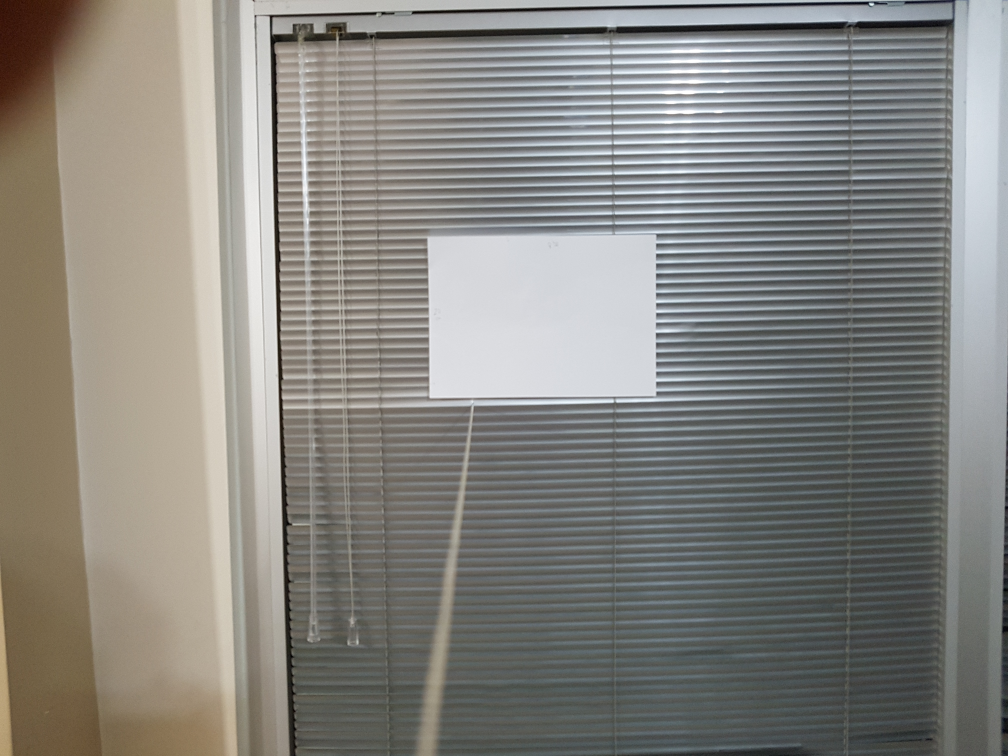
#> input picture finding distance/1metre.jpg, 4032 x 3024 px (shown at 1/4 size)
$ jupyter execute --allow-errors main.ipynb   (older library calls are emulated)
#> lines starting #> are read from the running program, lines starting #| are printed output that depends on the picture; after the words box and inside, x2 and y2 are one past the last pixel; in counts of white or black regions, pixels touching at a corner belong together; long printed decimals are rounded
[cell 1]
import cv2
import numpy as np
from matplotlib import pyplot as plt
import os

[cell 2]
img1 = cv2.imread('1metre.jpg')
#> img1 is the input picture: shape (3024, 4032, 3); mean B, G, R 127.5, 132.6, 134.1
#> (the rest of this cell did not finish here and is left out)

[cell 3]
def show_image(image):
    plt.figure(figsize=(20,10))
    plt.subplot(121),plt.imshow(image)
    plt.show()

#> (a cell that did not finish here is left out)

[cell 5]
def masking(img):
    blur = cv2.GaussianBlur(img, (5, 5), 0)
    hsv = cv2.cvtColor(blur, cv2.COLOR_BGR2HSV)
#> hsv: shape (3024, 4032, 3); mean H, S, V 56.9, 27.8, 138.2
    # change it according to your need !
    lower_white = np.array([75,6,200], dtype=np.uint8)
    upper_white = np.array([120,10,227], dtype=np.uint8)
    # Threshold the RGB image to get only white colors
    mask = cv2.inRange(hsv, lower_white, upper_white)
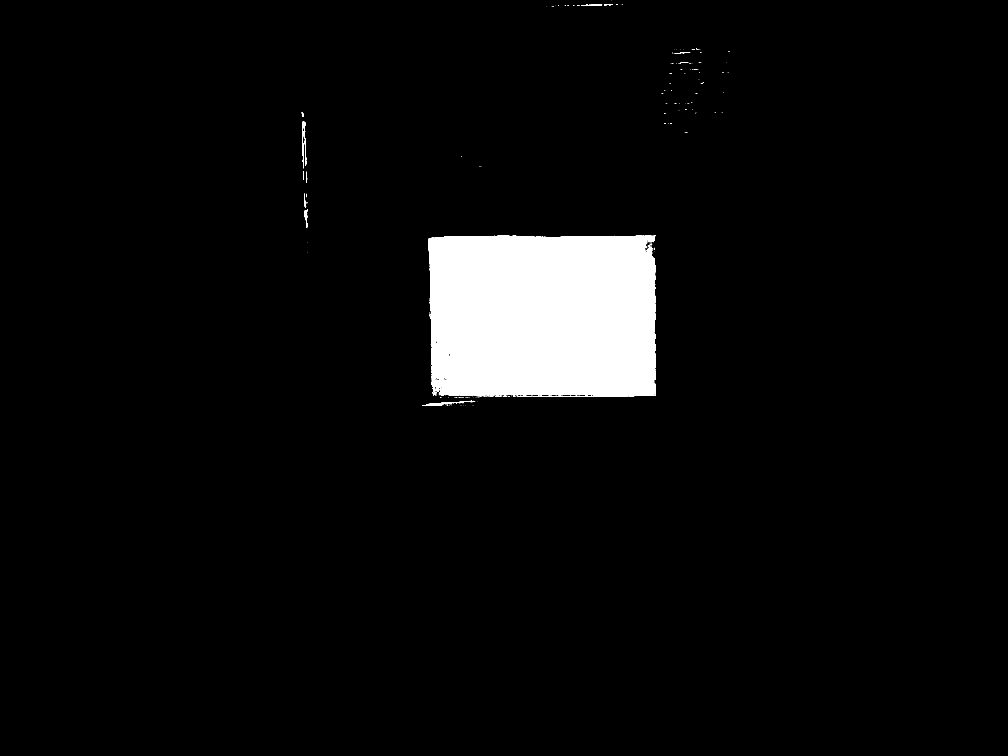
#> mask: shape (3024, 4032) (shown at 1/4 size); 4.7% white; 202 white regions (183 under 20 px)
    return mask

[cell 6]
mask = masking(img1)
print("img res:")
show_image(mask)

[cell 7]
def find_rectangle(mask):
    ret, thresh = cv2.threshold(mask, 127, 255, 0)
    im2, contours, hierarchy = cv2.findContours(thresh, 1,2)
#> contours = 339 contours, 308 with area under 20; largest, box (x1, y1, x2, y2) and area: (1713, 942, 2624, 1587) 567484, (1689, 1602, 1898, 1624) 884, (1208, 486, 1224, 673) 624, (1217, 838, 1231, 884) 299, (1216, 774, 1225, 832) 185

    c = max(contours, key = cv2.contourArea)
#> c = contour of 1697 points, box (x1, y1, x2, y2) (1713, 942, 2624, 1587), area 567484

    x,y,w,h = cv2.boundingRect(c)
#> x = 1713; y = 942; w = 911; h = 645

    return x,y,w,h

x1,y1,w1,h1 = find_rectangle(mask)
#> x1 = 1713; y1 = 942; w1 = 911; h1 = 645
cv2.rectangle(img1,(x1,y1),(x1+w1,y1+h1),(0,255,0),20)
#> (the rest of this cell did not finish here and is left out)

Odak uzaklığının bulunması için kullanacağım benzerlik:</br>
Odak uzaklığı = (resme olan uzaklık) * (resmin pikseli) / (gerçek uzunluk)

[cell 8]
f = 100 * h1 / 20
#> f = 3225
print(f)
#| 3225.0

[cell 9]
img2 = cv2.imread('60cm.jpg')
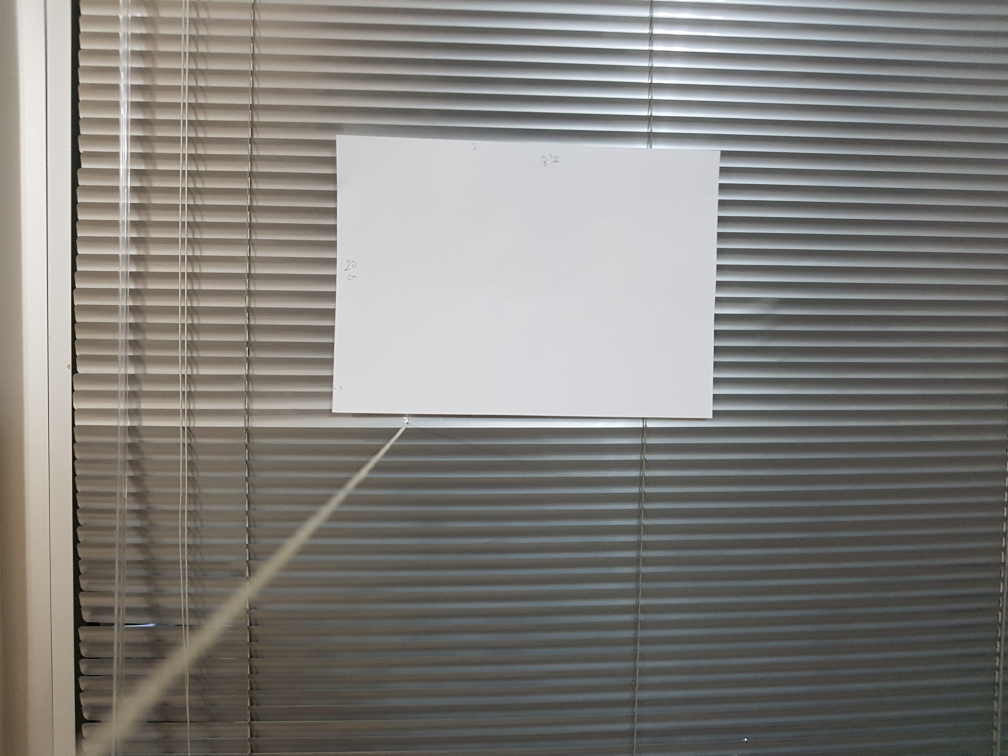
#> input picture finding distance/60cm.jpg, 4032 x 3024 px (shown at 1/4 size)
#> img2 is the input picture: shape (3024, 4032, 3); mean B, G, R 123.5, 127.4, 129.3
mask = masking(img2)
#> in masking (call 2), `hsv = cv2.cvtColor(blur, cv2.COLOR_BGR2HSV)`: hsv: shape (3024, 4032, 3); mean H, S, V 53, 22.4, 131.7
#> in masking (call 2), `mask = cv2.inRange(hsv, lower_white, upper_white)`:
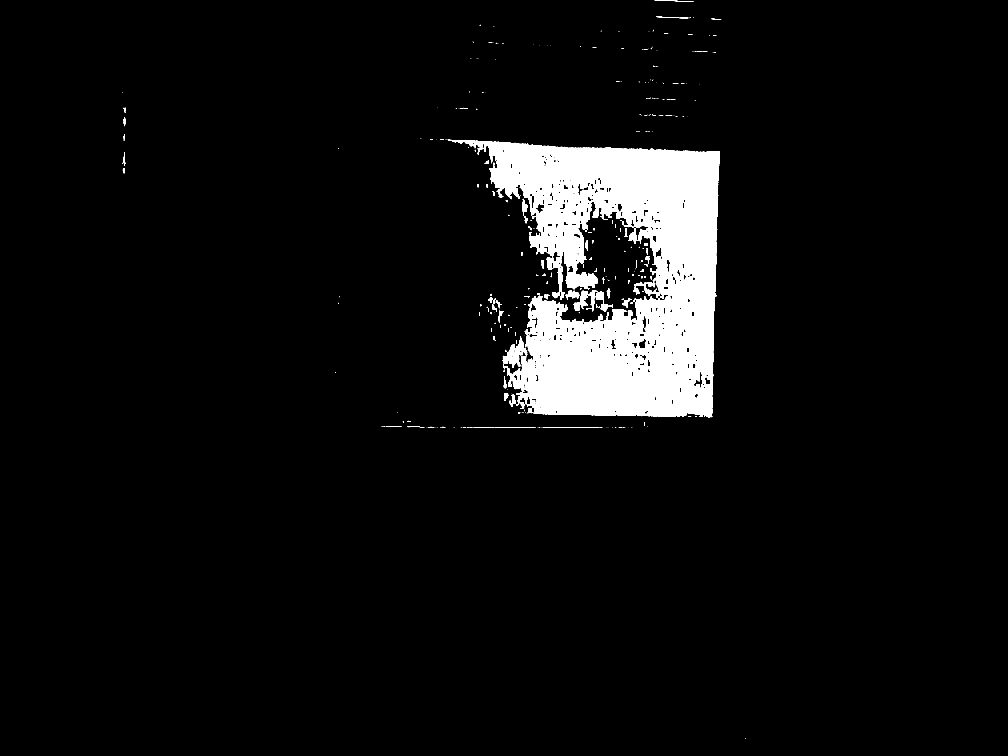
#> mask: shape (3024, 4032) (shown at 1/4 size); 5.7% white; 421 white regions (307 under 20 px)
x2,y2,w2,h2 = find_rectangle(mask)
#> in find_rectangle (call 2), `im2, contours, hierarchy = cv2.findContours(thresh, 1,2)`: contours = 1843 contours, 1546 with area under 20; largest, box (x1, y1, x2, y2) and area: (1791, 559, 2879, 1670) 693316, (2011, 1346, 2110, 1472) 4576, (2345, 1160, 2452, 1248) 2625, (2294, 1163, 2352, 1243) 1945, (2309, 728, 2379, 781) 1143
#> x2 = 1791; y2 = 559; w2 = 1088; h2 = 1111
show_image(img2)

Yukarıdaki resmin kameraya olan uzaklığı 60 cmdir.

[cell 10]
d = f*20 / h2
#> d = 58.06
print(d)
#| 58.056
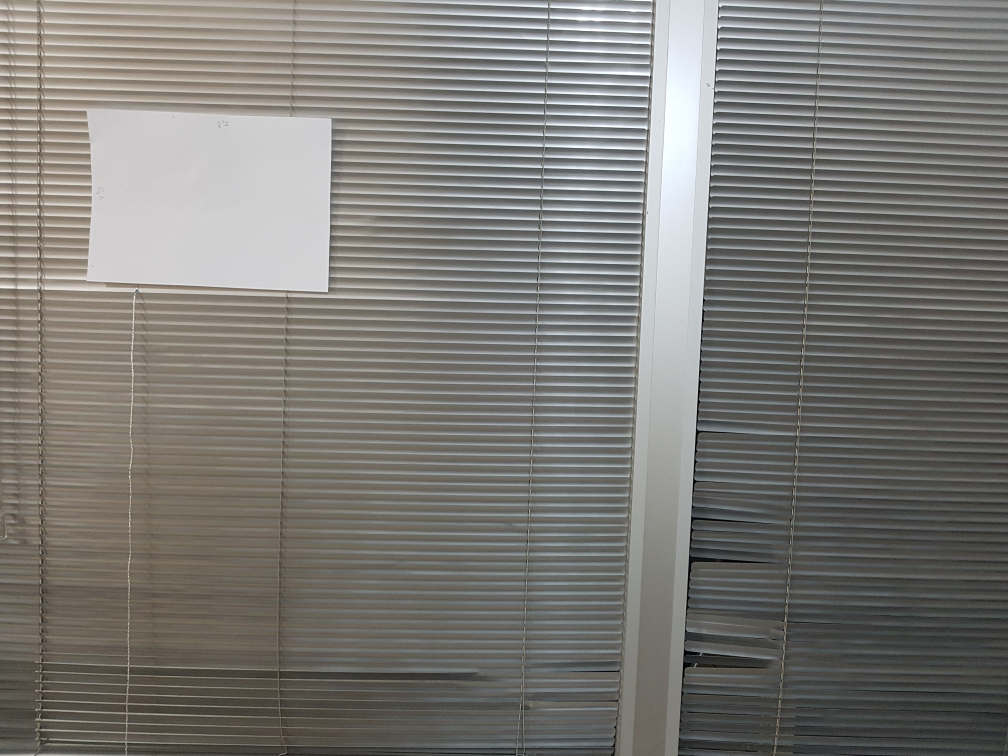
#> input picture finding distance/25sag.jpg, 4032 x 3024 px (shown at 1/4 size)
#> further down, img3 is the input picture: shape (3024, 4032, 3); mean B, G, R 116.6, 120.8, 122.4

[cell 11]
def masking_sag(img):
    blur = cv2.GaussianBlur(img, (5, 5), 0)
    hsv = cv2.cvtColor(blur, cv2.COLOR_BGR2HSV)
#> hsv: shape (3024, 4032, 3); mean H, S, V 46.8, 20.3, 124.2
    # change it according to your need !
    lower_white = np.array([0,0,200], dtype=np.uint8)
    upper_white = np.array([150,15,215], dtype=np.uint8)
    # Threshold the RGB image to get only white colors
    mask = cv2.inRange(hsv, lower_white, upper_white)
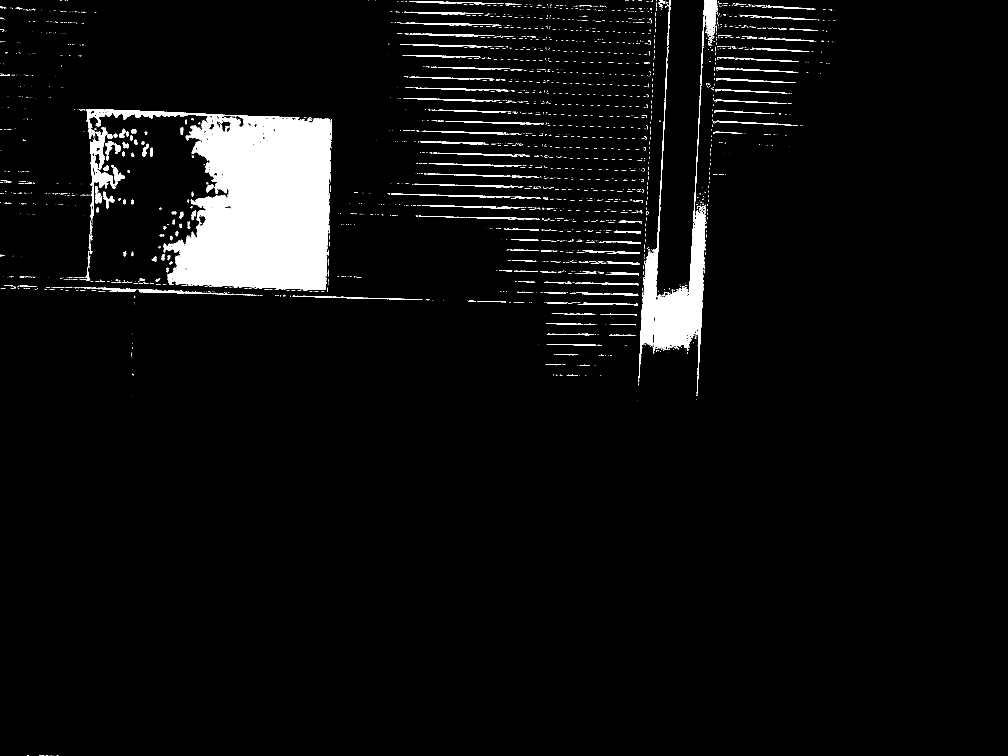
#> mask: shape (3024, 4032) (shown at 1/4 size); 4.4% white; 3140 white regions (2689 under 20 px)
    return mask

[cell 12]
img3 = cv2.imread('25sag.jpg')
mask = masking_sag(img3)
show_image(mask)

[cell 13]
x3,y3,w3,h3 = find_rectangle(mask)
#> in find_rectangle (call 3), `im2, contours, hierarchy = cv2.findContours(thresh, 1,2)`: contours = 3893 contours, 3550 with area under 20; largest, box (x1, y1, x2, y2) and area: (343, 436, 1325, 1160) 369729, (2614, 841, 2823, 1555) 51888, (2555, 209, 2670, 1515) 18424, (360, 510, 461, 920) 8940, (2790, 0, 2868, 588) 5880
#> x3 = 343; y3 = 436; w3 = 982; h3 = 724
cv2.rectangle(img3,(x3,y3),(x3+w3,y3+h3),(0,255,0),20)
show_image(img3)
